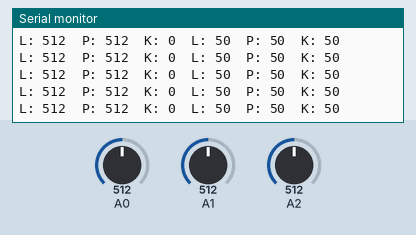
The sketch below on a simulated Arduino Uno, built with avr-gcc and run on an emulated ATmega328P. Parts: the last lines printed to the serial monitor. Inputs (shaded band) come from the test bench; at power-on: A2 = 512, A0 = 512, A1 = 512.

Above: at 1.2 s.
1.3 s: A2 set to 528
At 1.45 s:
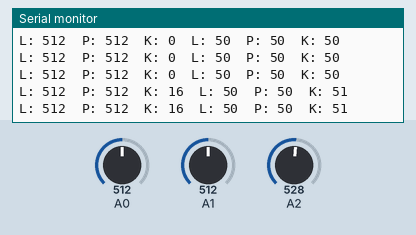
2.8 s: A0 set to 982
At 2.83 s:
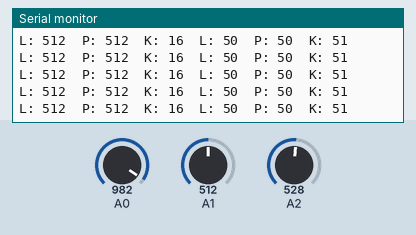
4.3 s: A0 set to 1017
At 4.33 s:
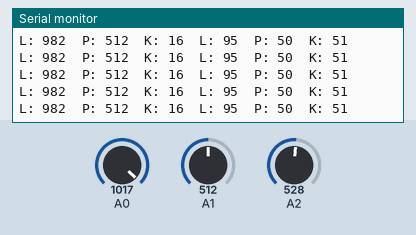
7.3 s: A1 set to 989
At 7.32 s:
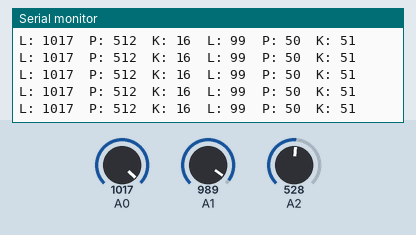
10.3 s: A1 set to 1016
At 10.32 s:
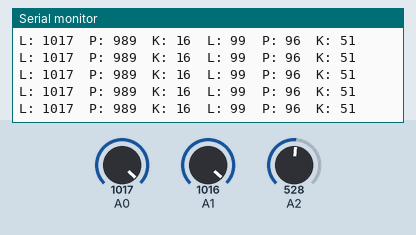
Timing chart, 0 to 13.3 s (numbered marks = the images above; inputs shaded):
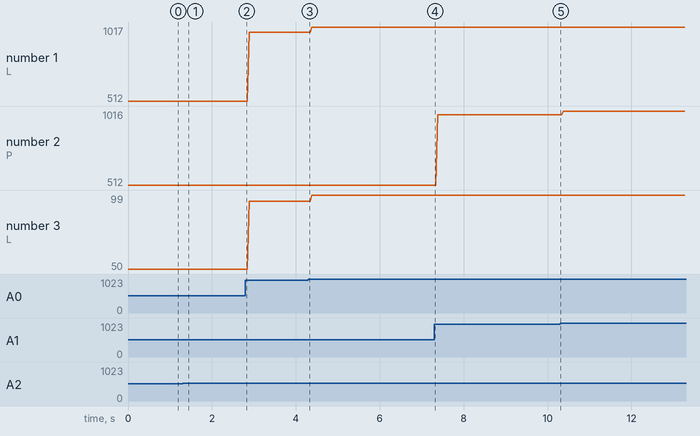

Measured:
- after the input at 1.3 s, the serial monitor: prints a new line after 0.08 s (image 1)
- plotted number 1: 512 → 982 after the input at 2.8 s, 982 → 1017 after the input at 4.3 s
- plotted number 2: 512 → 989 after the input at 7.3 s, 989 → 1016 after the input at 10.3 s
- plotted number 3: 50 → 95 after the input at 2.8 s, 95 → 99 after the input at 4.3 s

The sketch:

sketch_dec29a.ino
```cpp
void setup() {
  Serial.begin(9600);

}

void loop() {
  int pot1 = analogRead(A0);
  int pot2 = analogRead(A1);
  int pot3 = analogRead(A2);

  //Read data
  Serial.print("L: ");
  Serial.print(pot1);
  Serial.print("\t");
  Serial.print("P: ");
  Serial.print(pot2);
  Serial.print("\t");
  Serial.print("K: ");
  Serial.print(pot3-(1024/2));

  Serial.print("\t");

  //Changed data:
  Serial.print("L: ");
  Serial.print(map(pot1, 0, 1024, 0, 100));
  Serial.print("\t");
  Serial.print("P: ");
  Serial.print(map(pot2, 0, 1024, 0, 100));
  Serial.print("\t");
  Serial.print("K: ");
  Serial.println(map(pot3-(1024/2), -512, 511, 0, 100));
}
```
